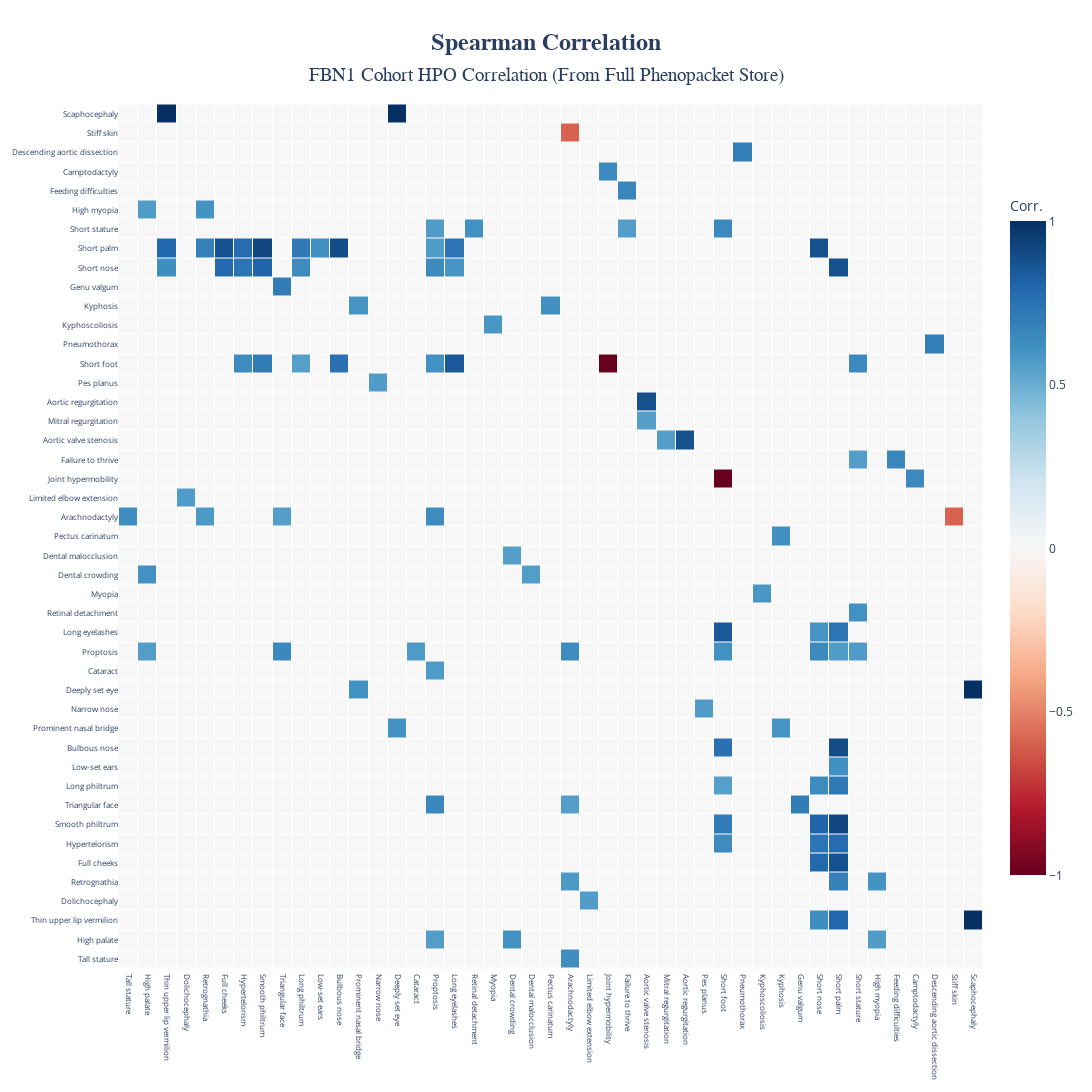

Here is the notebook cell this chart was saved with:
### Markdown cell above
##### **Analysusing Data and Ploting the Heatmap**

### Code cell
correlation_type = "spearman"
# Initialize the HPO statistics analyzer with the filtered HPO matrix and target matrix
hpo_analyzer = HPOStatisticsAnalyzer(
    (all_hpo_matrix_filtered,target_hpo_matrix[1]), 
    min_individuals_for_correlation_test=30)

# Compute the correlation and p-value matrices using Spearman correlation
hpo_analyzer.compute_correlation_matrix(correlation_type, n_jobs=32)

# Plot the correlation heatmap with significance markers
hpo_analyzer.plot_correlation_heatmap_with_significance(
    correlation_type,
    lower_bound=-0.55,
    upper_bound=0.55,
    title_name="FBN1 Cohort HPO Correlation (From Full Phenopacket Store)" 
)

### Figure 1 — Plotly figure (JSON) as saved in the notebook; plotly's stock layout.template omitted (floating-point values rounded to 4 significant figures; data arrays with more than 128 entries replaced by an {"elided": "..."} marker saying what was removed)
{"data": [{"colorbar": {"len": 0.8, "thickness": 36, "title": {"text": "Corr."}}, "colorscale": [[0, "rgb(103,0,31)"], [0.1, "rgb(178,24,43)"], [0.2, "rgb(214,96,77)"], [0.3, "rgb(244,165,130)"], [0.4, "rgb(253,219,199)"], [0.5, "rgb(247,247,247)"], [0.6, "rgb(209,229,240)"], [0.7, "rgb(146,197,222)"], [0.8, "rgb(67,147,195)"], [0.9, "rgb(33,102,172)"], [1, "rgb(5,48,97)"]], "hoverinfo": "text", "hovertext": {"elided": "45x45 str values"}, "text": {"elided": "45x45 str values"}, "texttemplate": "<span style='font-size:7px'>%{text}</span>", "type": "heatmap", "x": ["Tall stature", "High palate", "Thin upper lip vermilion", "Dolichocephaly", "Retrognathia", "Full cheeks", "Hypertelorism", "Smooth philtrum", "Triangular face", "Long philtrum", "Low-set ears", "Bulbous nose", "Prominent nasal bridge", "Narrow nose", "Deeply set eye", "Cataract", "Proptosis", "Long eyelashes", "Retinal detachment", "Myopia", "Dental crowding", "Dental malocclusion", "Pectus carinatum", "Arachnodactyly", "Limited elbow extension", "Joint hypermobility", "Failure to thrive", "Aortic valve stenosis", "Mitral regurgitation", "Aortic regurgitation", "Pes planus", "Short foot", "Pneumothorax", "Kyphoscoliosis", "Kyphosis", "Genu valgum", "Short nose", "Short palm", "Short stature", "High myopia", "Feeding difficulties", "Camptodactyly", "Descending aortic dissection", "Stiff skin", "Scaphocephaly"], "xgap": 1, "y": ["Tall stature", "High palate", "Thin upper lip vermilion", "Dolichocephaly", "Retrognathia", "Full cheeks", "Hypertelorism", "Smooth philtrum", "Triangular face", "Long philtrum", "Low-set ears", "Bulbous nose", "Prominent nasal bridge", "Narrow nose", "Deeply set eye", "Cataract", "Proptosis", "Long eyelashes", "Retinal detachment", "Myopia", "Dental crowding", "Dental malocclusion", "Pectus carinatum", "Arachnodactyly", "Limited elbow extension", "Joint hypermobility", "Failure to thrive", "Aortic valve stenosis", "Mitral regurgitation", "Aortic regurgitation", "Pes planus", "Short foot", "Pneumothorax", "Kyphoscoliosis", "Kyphosis", "Genu valgum", "Short nose", "Short palm", "Short stature", "High myopia", "Feeding difficulties", "Camptodactyly", "Descending aortic dissection", "Stiff skin", "Scaphocephaly"], "ygap": 1, "z": {"elided": "45x45 float values"}, "zmax": 1, "zmid": 0, "zmin": -1}], "layout": {"height": 1484, "plot_bgcolor": "rgba(240,240,240,0.1)", "title": {"font": {"family": "Arial", "size": 24}, "text": "<b>Spearman Correlation</b><br><span style='font-size:0.8em'>FBN1 Cohort HPO Correlation (From Full Phenopacket Store)</span>", "x": 0.5, "xanchor": "center", "yanchor": "top"}, "width": 1484, "xaxis": {"tickangle": 90, "tickfont": {"size": 8}}, "yaxis": {"scaleanchor": "x", "scaleratio": 1, "tickfont": {"size": 8}}}}
